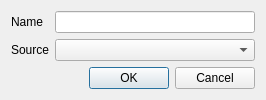
<?xml version="1.0" encoding="UTF-8"?>
<ui version="4.0">
 <class>NewPageDialog</class>
 <widget class="QDialog" name="NewPageDialog">
  <property name="geometry">
   <rect>
    <x>0</x>
    <y>0</y>
    <width>400</width>
    <height>300</height>
   </rect>
  </property>
  <property name="windowTitle">
   <string>Add a page</string>
  </property>
  <layout class="QVBoxLayout" name="verticalLayout">
   <property name="sizeConstraint">
    <enum>QLayout::SetFixedSize</enum>
   </property>
   <item>
    <layout class="QFormLayout" name="formLayout">
     <item row="0" column="0">
      <widget class="QLabel" name="label_2">
       <property name="text">
        <string>Name</string>
       </property>
      </widget>
     </item>
     <item row="0" column="1">
      <widget class="QLineEdit" name="nameEdit">
       <property name="minimumSize">
        <size>
         <width>200</width>
         <height>0</height>
        </size>
       </property>
      </widget>
     </item>
     <item row="1" column="0">
      <widget class="QLabel" name="label_3">
       <property name="text">
        <string>Source</string>
       </property>
      </widget>
     </item>
     <item row="1" column="1">
      <widget class="Widgets::DataSourceComboBox" name="sourceCombo"/>
     </item>
    </layout>
   </item>
   <item>
    <widget class="QDialogButtonBox" name="buttonBox">
     <property name="orientation">
      <enum>Qt::Horizontal</enum>
     </property>
     <property name="standardButtons">
      <set>QDialogButtonBox::Cancel|QDialogButtonBox::Ok</set>
     </property>
    </widget>
   </item>
  </layout>
 </widget>
 <customwidgets>
  <customwidget>
   <class>Widgets::DataSourceComboBox</class>
   <extends>QComboBox</extends>
   <header>widgets/datasourcecombobox.h</header>
  </customwidget>
 </customwidgets>
 <resources/>
 <connections>
  <connection>
   <sender>buttonBox</sender>
   <signal>accepted()</signal>
   <receiver>NewPageDialog</receiver>
   <slot>accept()</slot>
   <hints>
    <hint type="sourcelabel">
     <x>248</x>
     <y>254</y>
    </hint>
    <hint type="destinationlabel">
     <x>157</x>
     <y>274</y>
    </hint>
   </hints>
  </connection>
  <connection>
   <sender>buttonBox</sender>
   <signal>rejected()</signal>
   <receiver>NewPageDialog</receiver>
   <slot>reject()</slot>
   <hints>
    <hint type="sourcelabel">
     <x>316</x>
     <y>260</y>
    </hint>
    <hint type="destinationlabel">
     <x>286</x>
     <y>274</y>
    </hint>
   </hints>
  </connection>
 </connections>
</ui>
